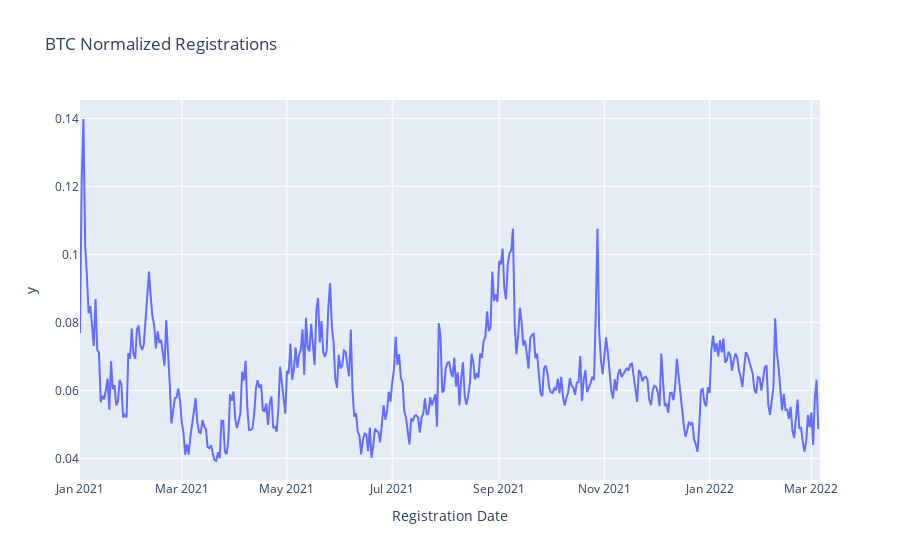

Notebook code for this chart:
### Code cell
import plotly.express as px

fig = px.line(df, x=df["Registration Date"], y=df["Registrations"]/df["BTC Price"], title='BTC Normalized Registrations')
fig.show()

### Figure 1 — Plotly figure (JSON) as saved in the notebook; plotly's stock layout.template omitted (floating-point values rounded to 4 significant figures; data arrays with more than 128 entries replaced by an {"elided": "..."} marker saying what was removed)
{"data": [{"hovertemplate": "Registration Date=%{x}<br>y=%{y}<extra></extra>", "legendgroup": "", "line": {"color": "#636efa", "dash": "solid"}, "marker": {"symbol": "circle"}, "mode": "lines", "name": "", "orientation": "v", "showlegend": false, "x": {"elided": "430 str values"}, "xaxis": "x", "y": {"elided": "430 float values"}, "yaxis": "y", "type": "scatter"}], "layout": {"xaxis": {"anchor": "y", "domain": [0.0, 1.0], "title": {"text": "Registration Date"}}, "yaxis": {"anchor": "x", "domain": [0.0, 1.0], "title": {"text": "y"}}, "legend": {"tracegroupgap": 0}, "title": {"text": "BTC Normalized Registrations"}}}
